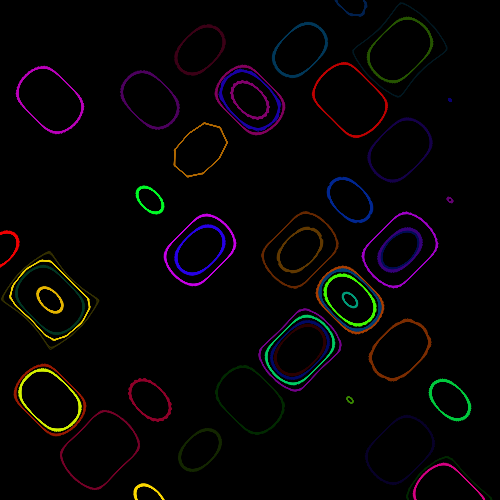
Frame 1 (no input)
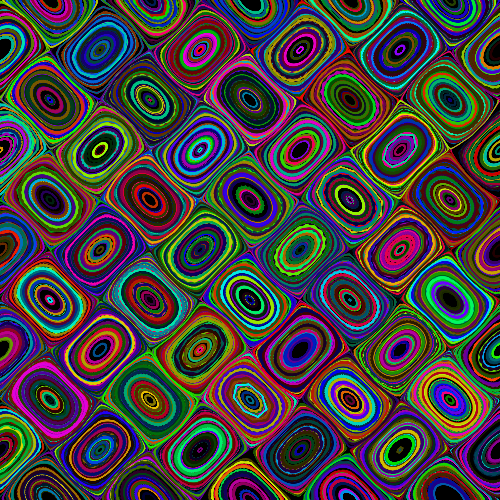
Frame 60 (no input)
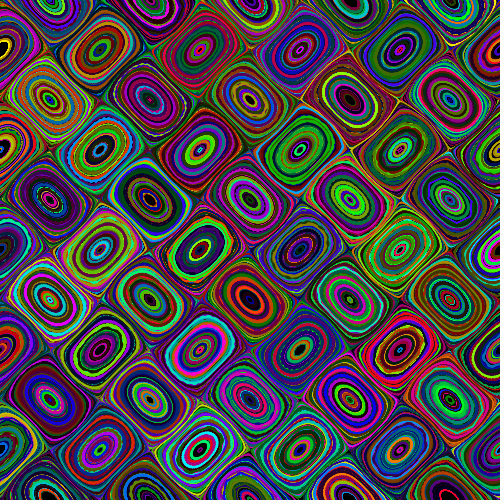
Frame 120 (the mouse pressed at the canvas centre since frame 60)

The p5.js sketch that drew these frames (run headless with seeded random() and noise() and a simulated clock; from frame 60 on, the mouse is pressed at the canvas centre):

// p5.js sketch
// ── sketch.js
// Sin tiles           K Moerman 2026
const w=500,hw=w/2 // size of image
const d=5*Math.PI; // plot range of canculated x and y
const sc=hw/d; // scale factor x,y to image
const lw=1/sc; // line width to compensate for scale() function

function setup() // this function is called once at start
{
	createCanvas(w, w);
	colorMode(HSB); // set color mode to (hue,saturation,brightness)
	background('black');
}

function draw() // this function is called again every frame
{	
	translate(hw,hw); // shift origin 0,0 to center
	scale(sc); // set scale factor
	strokeWeight(lw); // make line width 1px again
	for(let l=0;l<50;l++){drawsin();} // draw a number of curves each frame
}

function drawsin() // draw 1 curve
{
	stroke(random(360),100,random(10,100)); // random color
	let x=random(-d,d); // random starting point
	let y=random(-d,d);
	let x2; let y2;
	for(let k=0;k<100;k++)
	{
		line(x2||x,y2||y,x,y); // draw line, use x,y of x2,y2 are not known yet
		x2=x; y2=y;
		x=x+sin(y); // iteration, new x,y out of previous values
		y=y+sin(x);
	}			
}
